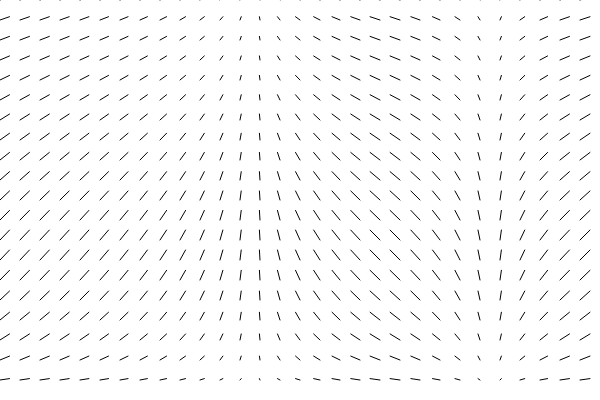
Frame 1 (no input)
Frame 60 (no input): identical to frame 1, image omitted
Frame 120 (the mouse pressed at the canvas centre since frame 60): identical to frame 1, image omitted

The p5.js sketch that drew this single still picture (run headless with seeded random() and noise() and a simulated clock; from frame 60 on, the mouse is pressed at the canvas centre):

// p5.js sketch
// ── sketch.js
let w = 600;
let h = 400;
let rows = w;
let cols = w;

let res = 20;

function setup() {
  // put setup code here
  createCanvas(w, h)
  background("white");
  noStroke();

  let xoff = 0
  for (let i = 0; i < w; i+=res) {
    xoff += 0.01
    let yoff = 0
    for (let j = 0; j < h; j+=res) {
      yoff += 0.01
      let x = 8*noise(xoff/20);
      let y = 8*noise(yoff/20);
      
      stroke(0);
      line(i, j, i+10*Math.cos(x*360), j+10*Math.sin(y*360));
    }
  }
  t+=0.03
}

t = 0
function draw() {
  
}
